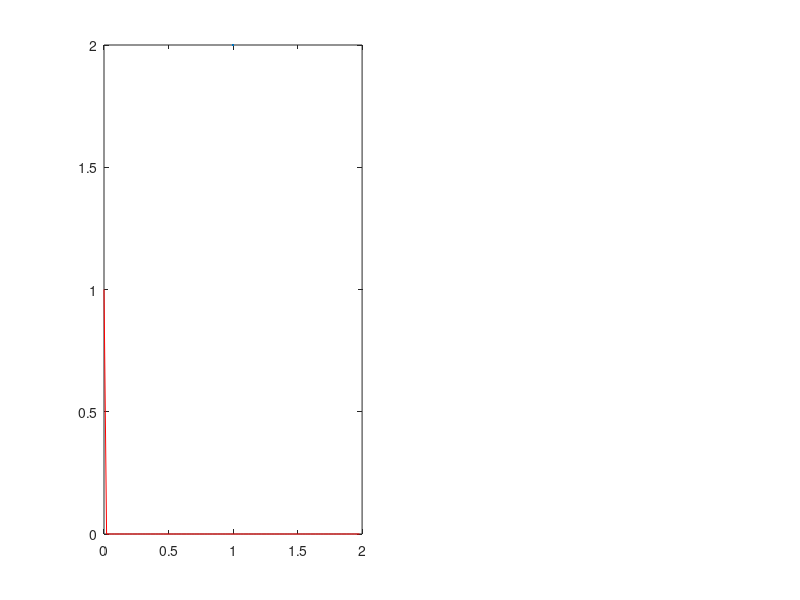

This figure's MATLAB source: (Note: this script raises an error after producing the figure.)
clc,clear all,close all;
% Heisenberg Uncertainty Principle Proof Fourier Transform
% 07-Mar-2024
% Written By: Rasit
%% Create Data
Ts = 2e-2; % Sampling Periode
Fs = 1/Ts; % Sampling Freq
t = (0:Ts:2-Ts)'; % Time Vec
NoD = size(t,1); % Number Of Data
f0 = 1;  % Signal Freq
Signal = 1*cos(2*pi*f0*t); % Signal
Window = zeros(size(Signal,1),1); % Window

figure('units','normalized','outerposition',[0 0 1 1],'color','w')
for i=1:NoD
    Window(i,:) = 1;
    clf
    subplot(121)
    plot(t,Signal.*Window,"r",LineWidth=2)
    xline(0),yline(0)
    xlabel('Time (seconds)')
    ylabel('Amplitude')
    legend("Cos(t)")
    title("Time Domain")
    axis([-.5 2.5 -1.5 1.5])

    subplot(122)
    signalFFT = abs(fft(Signal.*Window));
    plot((0:length(Signal)-1)*Fs/length(Signal),signalFFT,"r",LineWidth=2)
    xlabel('Frequency (Hz)')
    ylabel('Magnitude')
    legend("F\{Cos(t)\}")
    title("Frequency Domain")
    if i == 1
        subplot(121)
        text(0,1,sprintf('   cos(t)*\\delta(t) ','Interpreter', 'latex'),'FontSize',20)
        text(0.1,1.1,"Fully defined in time domain",'FontSize',20)
        subplot(122)
        text(.1,1.2,sprintf('   F\\{cos(t)*\\delta(t)\\} = 1','Interpreter', 'latex'),'FontSize',20)
        text(0.1,1.1,"   Undefined in frequency domain",'FontSize',20)
        pause(2)
    end
    if i == NoD
        subplot(121)
        text(0,1.1,sprintf('   cos(t) ','Interpreter', 'latex'),'FontSize',20)
        text(0.1,1.2,"Undefined in time domain",'FontSize',20)
        subplot(122)
        text(.1,45.2,sprintf('    F\\{cos(t)\\} = \\pi*\\delta(t)','Interpreter', 'latex'),'FontSize',20)
        text(0.1,43.1,"    Fully defined in frequency domain",'FontSize',20)
        pause(2)
    end
    drawnow
end
